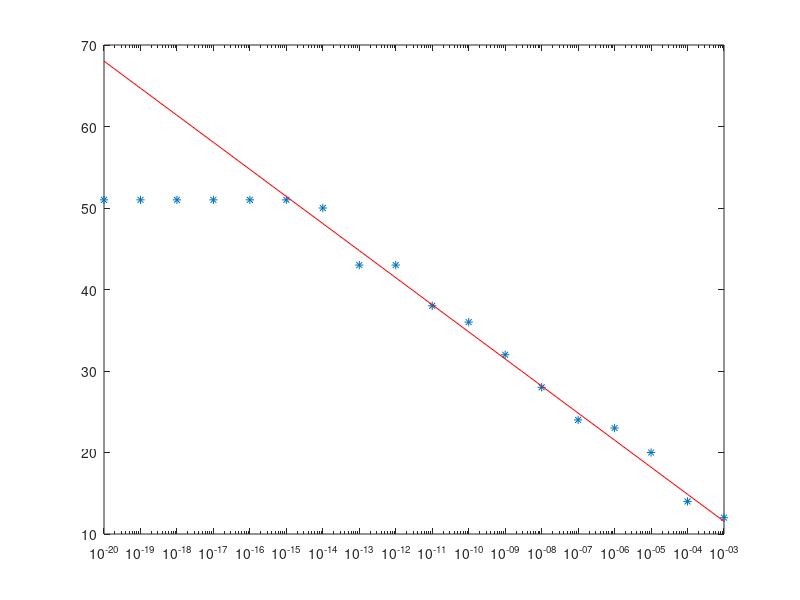

This figure's MATLAB source:
clc 
clear all 
close all 

eps = 1./10.^(3:1:20);
f = @(x) x.^3-2*x.^2+2;

kroki = [];

for i = 1:length(eps)
    k = 0;
    b = 1;
    a = -2;
    x0 = a + (b-a)./2;
    while (abs(f(x0)) > eps(i))
        x0 = a + (b-a)./2;
        if (f(x0)*f(a) > 0)
            a = x0;
            k = k+1;
        elseif (f(x0)*f(b) > 0)
            b = x0;
            k = k+1;
        end
    end
    kroki(i)=k;
end

disp(kroki);

 k = @(a, b, e) log2((b-a)./e);
 b = 1;
 a= -2;
 kteo =k(a, b, eps);

 semilogx( eps,kroki, "*",  eps, kteo, "r")
